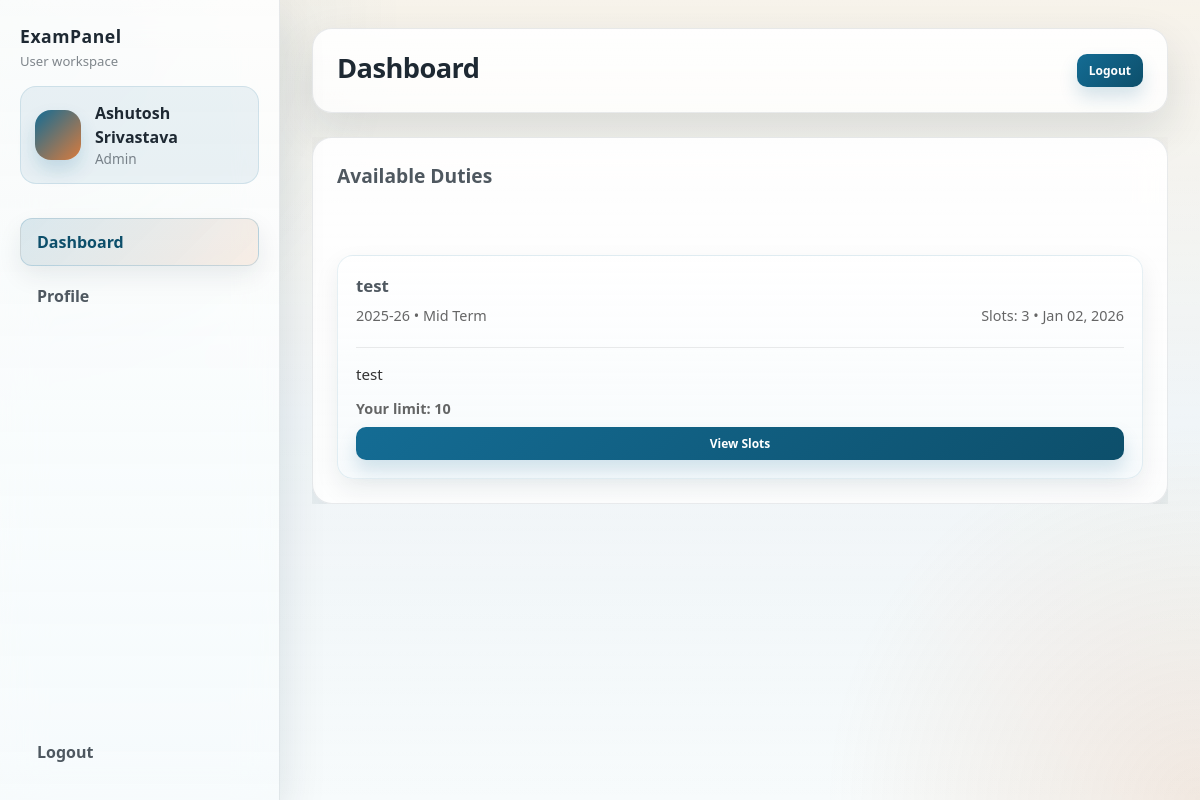
/user/dashboard.php (signed in), run on the app's committed database.
### tables this page shows
CREATE TABLE `users` (
  `id` int(11) NOT NULL,
  `employeeid` text DEFAULT NULL,
  `name` text DEFAULT NULL,
  `email` text DEFAULT NULL,
  `phone` varchar(20) DEFAULT NULL,
  `pass` text DEFAULT NULL,
  `role` text DEFAULT NULL,
  `department` text DEFAULT NULL
);

CREATE TABLE `duties` (
  `id` int(11) NOT NULL,
  `title` text DEFAULT NULL,
  `academicsession` text DEFAULT NULL,
  `type` text DEFAULT NULL,
  `createdat` text DEFAULT NULL,
  `professor` int(11) DEFAULT 4,
  `assistantprofessor` int(11) DEFAULT 8,
  `associateprofessor` int(11) DEFAULT 6,
  `researchscholar` int(11) DEFAULT 10
);

### user/dashboard.php (the view, shortened to what this page needs)
<?php
require_once __DIR__ . '/../lib/conn.php';
$username = htmlspecialchars($_SESSION['username']);
$user_role = isset($_SESSION['role']) ? trim($_SESSION['role']) : 'Research Scholar';
$active_page = 'dashboard';
$user_id = isset($_SESSION['user_id']) ? intval($_SESSION['user_id']) : 0;
if ($user_id > 0) {
    if ($stmt = $conn->prepare("SELECT role FROM users WHERE id = ? LIMIT 1")) {
        $stmt->bind_param('i', $user_id);
        $stmt->execute();
        $result = $stmt->get_result();
        $userRow = $result->fetch_assoc();
        if (!empty($userRow['role'])) {
            $user_role = trim($userRow['role']);
        }
    }
}
$roleLimitColumn = [
    'Professor' => 'professor',
    'Assistant Professor' => 'assistantprofessor',
    'Associate Professor' => 'associateprofessor',
    'Research Scholar' => 'researchscholar',
];
$normalizedRole = ucwords(strtolower($user_role));
$limitColumn = $roleLimitColumn[$user_role] ?? $roleLimitColumn[$normalizedRole] ?? 'researchscholar';
$duties = [];
$query = "SELECT id, title, academicsession, type, createdat, professor, assistantprofessor, associateprofessor, researchscholar FROM duties ORDER BY createdat DESC";
if ($result = $conn->query($query)) {
    while ($row = $result->fetch_assoc()) {
        $stmt = $conn->prepare("SELECT COUNT(*) as cnt FROM slot WHERE duty = ?");
        $stmt->bind_param("i", $row['id']);
        $stmt->execute();
        $res2 = $stmt->get_result();
        $row['slots'] = intval($res2->fetch_assoc()['cnt'] ?? 0);
        $duties[] = $row;
    }
}
?>
<!DOCTYPE html>
<html lang="en">
<head>
    <link rel="stylesheet" href="../public/style/styles.css">
    <link rel="stylesheet" href="../public/style/admin.css">
    <link rel="stylesheet" href="../public/style/user.css">
</head>
<body class="user-open">
    <?php include __DIR__ . '/sidebar.php'; ?>
    <div class="main">
        <header class="topbar">
            <h1 class="page-title">Dashboard</h1>
            <div class="top-actions">
                <a href="../logout.php" class="btn small">Logout</a>
            </div>
        </header>
        <section class="content">
            <div class="duties-table">
                <div class="table-header">
                    <h2>Available Duties</h2>
                </div>
                <div class="duties-cards">
                    <?php if (count($duties) === 0): ?>
                        <div class="card empty">No duties available.</div>
                    <?php else: foreach ($duties as $duty): ?>
                        <div class="card" role="article" aria-labelledby="duty-<?= $duty['id'] ?>">
                            <h3 id="duty-<?= $duty['id'] ?>"><?= htmlspecialchars($duty['title']) ?></h3>
                            <div class="meta-row">
                                <p class="meta"><?= htmlspecialchars($duty['academicsession']) ?> • <?= htmlspecialchars($duty['type']) ?></p>
                                <p class="meta">Slots: <?= $duty['slots'] ?> • <?= date('M d, Y', strtotime($duty['createdat'])) ?></p>
                            </div>
                            <hr class="card-divider" aria-hidden="true">
                            <p class="desc"><?= htmlspecialchars(substr($duty['title'], 0, 160)) ?><?= strlen($duty['title']) > 160 ? '...' : '' ?></p>
                            <p class="meta" style="font-weight:600;">Your limit: <?= intval($duty[$limitColumn] ?? 0) ?></p>
                            <div class="card-actions">
                                <a class="btn small primary" href="slots.php?duty=<?= $duty['id'] ?>" role="button" aria-label="View slots for <?= htmlspecialchars($duty['title']) ?>">View Slots</a>
                            </div>
                        </div>
                    <?php endforeach; endif; ?>
                </div>
            </div>
        </section>
    </div>
</body>
</html>

### user/sidebar.php (shortened to what this page needs)
<?php $roleLabel = isset($user_role) ? ucwords(strtolower($user_role)) : 'User'; ?>
<aside class="sidebar" id="sidebar">
    <div class="sidebar-header">
        <div class="brand">
            <h2>ExamPanel</h2>
            <p>User workspace</p>
        </div>
    </div>
    <div class="profile">
        <div class="avatar"></div>
            <div class="meta">
                <div class="name"><?= $username ?></div>
                <div class="role"><?= htmlspecialchars($roleLabel) ?></div>
            </div>
    </div>
    <nav class="nav">
        <a href="dashboard.php" class="nav-item <?= $active_page == 'dashboard' ? 'active' : '' ?>">Dashboard</a>
        <a href="profile.php" class="nav-item <?= $active_page == 'profile' ? 'active' : '' ?>">Profile</a>
    </nav>
    <div class="sidebar-footer">
        <a href="../logout.php" class="nav-item">Logout</a>
    </div>
</aside>

### public/style/styles.css (style rules this page uses)
html { overflow-x: hidden; width: 100%; max-width: 100%; }
body { font-family: Arial, sans-serif; margin: 0; padding: 0; background-color: #f4f4f9; color: #333; min-height: 100vh; display: flex; align-items: center; justify-content: center; padding: 16px; box-sizing: border-box; width: 100%; max-width: 100vw; overflow-x: hidden !important; }
h1 { text-align: center; color: #ffffff; margin-top: 0; margin-bottom: 18px; font-size: 1.6rem; }
.card { background: linear-gradient(180deg, rgba(255,255,255,0.03), rgba(255,255,255,0.02)); padding: 14px; border-radius: 12px; border: 1px solid rgba(255,255,255,0.04); box-shadow: 0 10px 30px rgba(2,6,23,0.35); }
.card h3 { margin: 0 0 8px 0; color: #fff; font-size: 1.05rem; }
.card .meta { color: rgba(255,255,255,0.75); font-size: 0.85rem; margin: 0 0 8px 0; }
.card .desc { color: rgba(255,255,255,0.88); font-size: 0.95rem; margin-bottom: 12px; }
.card-actions { display: flex; gap:8px; justify-content: flex-end; }
.btn.small { display: inline-block; width: auto; padding: 8px 12px; font-size: 0.9rem; border-radius: 8px; }
.card { transition: transform 0.18s ease, box-shadow 0.18s ease; }

### public/style/user.css (style rules this page uses)
.user-open .main { padding: 28px 32px; overflow: hidden; }
.user-open .topbar { max-width: none; margin-left: 0; }
.user-open .page-title { color: var(--text-color); }
.user-open .content { max-width: none; margin-left: 0; width: 100%; box-sizing: border-box; }
.user-open .duties-table { display: flex; flex-direction: column; gap: 26px; }
.user-open .duties-table .table-header h2 { margin: 0 0 8px 0; color: var(--muted); }
.user-open .duties-cards { display: grid; grid-template-columns: repeat(auto-fit, minmax(320px, 1fr)); gap: 16px; margin-top: 12px; }
.user-open .duties-cards .card { background: linear-gradient(180deg, rgba(255,255,255,0.98), rgba(246,250,252,0.9)); color: var(--text-color); padding: 18px; border-radius: 16px; border: 1px solid rgba(20,108,148,0.1); box-shadow: var(--shadow-soft); transition: transform 0.18s ease, box-shadow 0.18s ease; }
.user-open .duties-cards .card h3 { margin: 0 0 8px 0; color: var(--muted); font-weight:700 }
.user-open .duties-cards .card .meta { color: rgba(0,0,0,0.6); margin-bottom: 8px }
.user-open .duties-cards .card .desc { color: rgba(0,0,0,0.8); margin-bottom: 12px }
.user-open .duties-cards .card .card-actions { justify-content: flex-start; margin-top: 6px }
.user-open .duties-cards .card .btn.small { padding: 8px 12px }
.user-open .duties-cards .card .meta-row { display:flex; justify-content:space-between; gap:14px; font-size:0.92rem; margin-bottom:12px; }
.user-open .duties-cards .card .card-divider { border: 0; border-top: 1px solid rgba(0,0,0,0.08); margin: 0 0 14px; }
@media (min-width: 961px) { .user-open .main { padding-top: 28px; } }
@media (min-width: 961px) { .user-open .topbar { margin-bottom: 24px; display: flex; align-items: center; justify-content: space-between; min-height: 70px; } }
@media (min-width: 961px) { .user-open .top-actions { margin-left: auto; } }
@media (min-width: 961px) { .user-open .btn.primary { color: #fff; text-decoration:none; display:inline-flex } }

### data on the page
users: role "Admin", role.researchscholar "10"
duties: title "test", academicsession "2025-26", type "Mid Term", slots "3", createdat "Jan 02, 2026"

### other printed values
$username "Ashutosh Srivastava"
